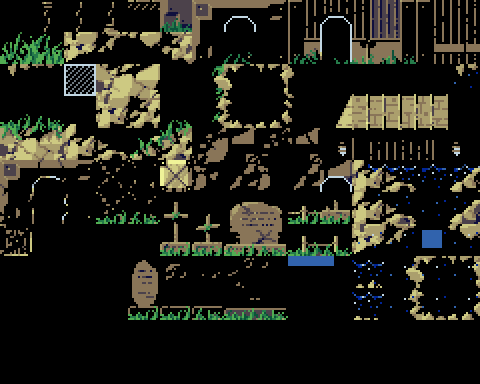

This game map was drawn from its Tiled (.tmx) file and the tilesets committed beside it. A one-line description and the full map source follow:
An orthogonal 15x12 tile map with 32x32 px tiles, 1 tile layer (Tile Layer 1) and 8 objects (grave1, grave2, grave3, grave4, grave5, ...).

<map version="1.0" tiledversion="1.1.6" orientation="orthogonal" renderorder="right-down" width="15" height="12" tilewidth="32" tileheight="32" infinite="0" nextobjectid="9">
 <tileset firstgid="1" name="tiles" tilewidth="32" tileheight="32" tilecount="160" columns="16">
  <image source="tiles.png" width="512" height="320" />
 </tileset>
 <layer name="Tile Layer 1" width="15" height="12">
  <data encoding="csv">
1,2,3,4,5,6,7,8,9,10,11,12,13,14,15,
17,18,19,20,21,22,23,24,25,26,27,28,29,30,31,
33,34,35,36,37,38,39,40,41,42,43,44,45,46,47,
49,50,51,52,53,54,55,56,57,58,59,60,61,62,63,
65,66,67,68,69,70,71,72,73,74,75,76,77,78,79,
81,82,83,84,85,86,87,88,89,90,91,92,93,94,95,
97,98,99,100,101,102,103,104,105,106,107,108,109,110,111,
113,114,115,116,117,118,119,120,121,122,123,124,125,126,127,
129,130,131,132,133,134,135,136,137,138,139,140,141,142,143,
145,146,147,148,149,150,151,152,153,154,155,156,157,158,159,
0,0,0,0,0,0,0,0,0,0,0,0,0,0,0,
0,0,0,0,0,0,0,0,0,0,0,0,0,0,0
</data>
 </layer>
 <objectgroup name="shapes">
  <object id="1" name="grave1" x="160" y="192" width="32" height="64" />
  <object id="2" name="grave2" x="192" y="192" width="32" height="64" />
  <object id="3" name="grave3" x="224" y="192" width="64" height="64" />
  <object id="4" name="grave4" x="288" y="192" width="32" height="32" />
  <object id="5" name="grave5" x="320" y="192" width="32" height="32" />
  <object id="6" name="grave6" x="288" y="224" width="32" height="32" />
  <object id="7" name="grave7" x="320" y="224" width="32" height="32" />
  <object id="8" name="grave10" x="128" y="256" width="32" height="64" />
 </objectgroup>
</map>
